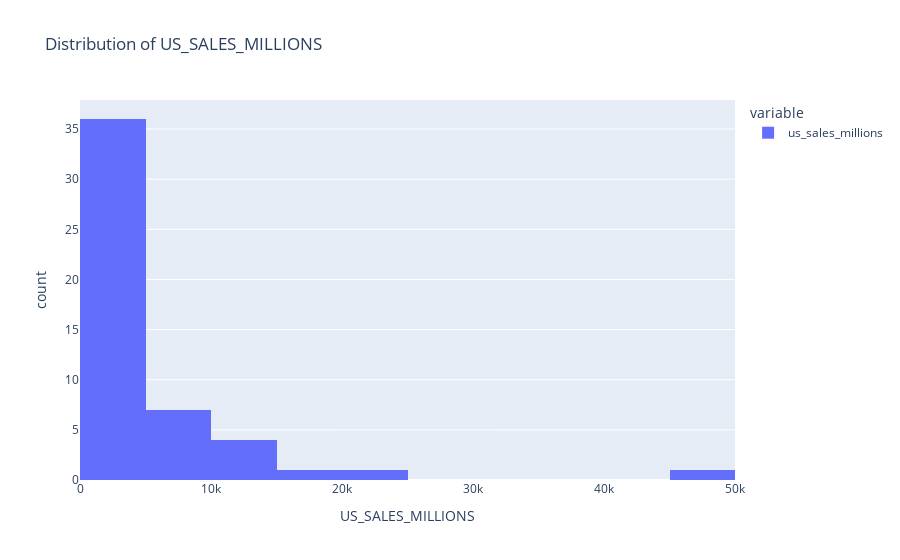
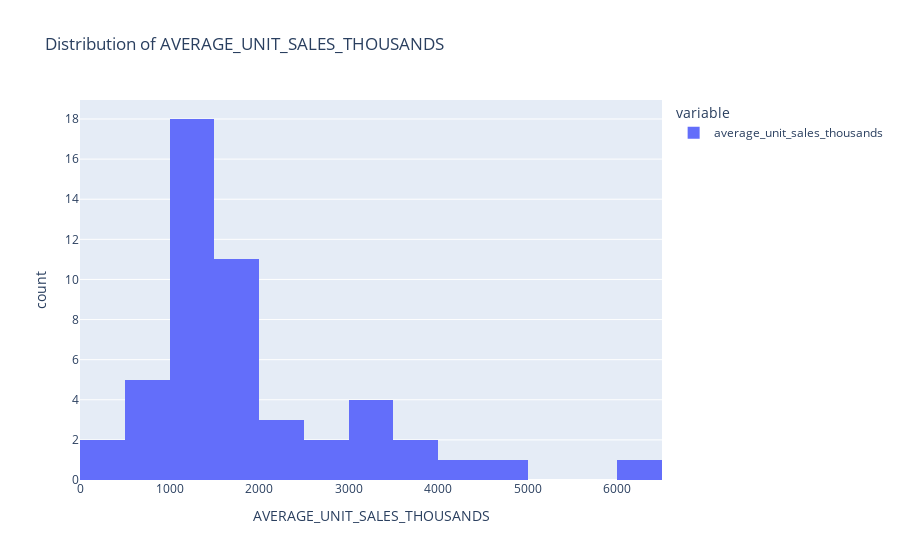
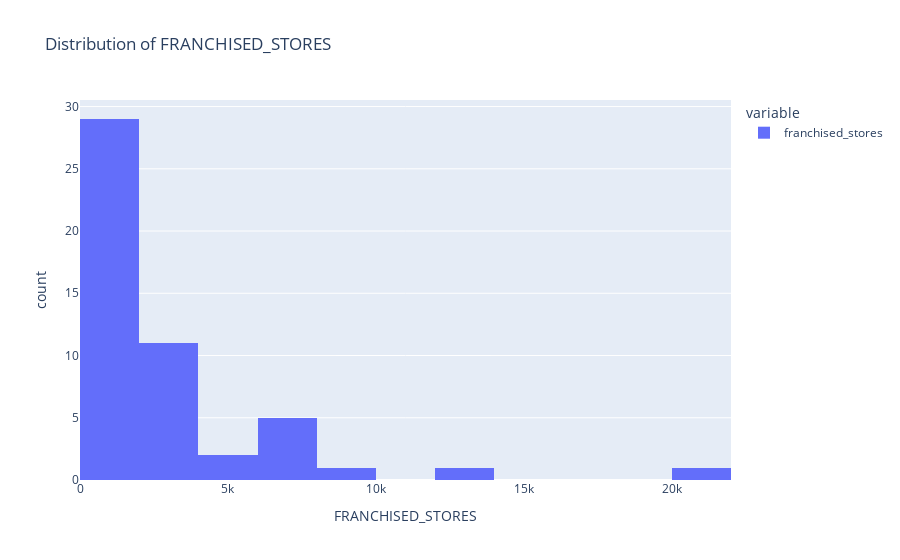
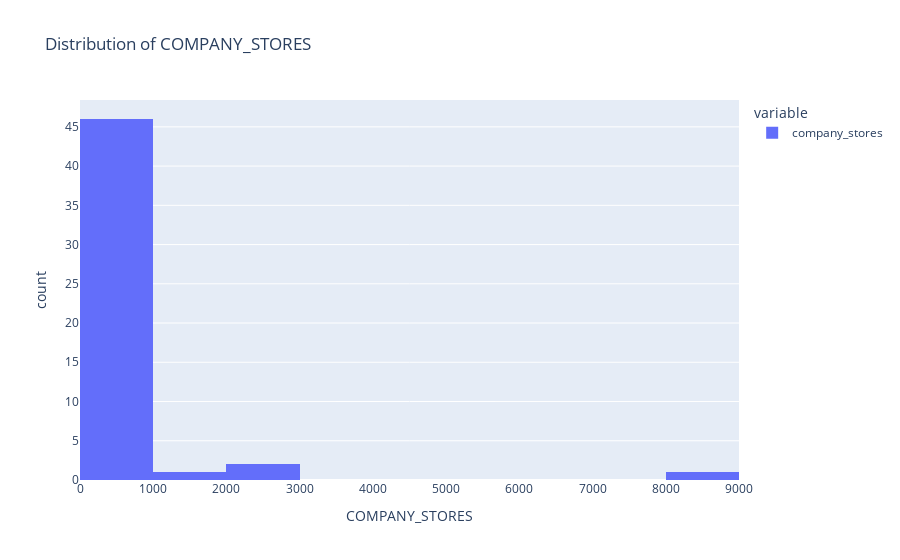

Source (notebook cell) for these figures, in order:
### Code cell
columns = ['us_sales_millions', 'average_unit_sales_thousands',
       'franchised_stores', 'company_stores', '2021_total_units',
       'change_in_units_from_2020', 'share_of_sales', 'company_store_ratio',
       'units_percent_change']
for column in columns:
    px.histogram(df[column], title='Distribution of ' + str.upper(column), labels={'value': str.upper(column)}).show()

### Figure 1 — Plotly figure (JSON) as saved in the notebook; plotly's stock layout.template omitted (floating-point values rounded to 4 significant figures)
{"data": [{"alignmentgroup": "True", "bingroup": "x", "hovertemplate": "variable=us_sales_millions<br>US_SALES_MILLIONS=%{x}<br>count=%{y}<extra></extra>", "legendgroup": "us_sales_millions", "marker": {"color": "#636efa", "pattern": {"shape": ""}}, "name": "us_sales_millions", "offsetgroup": "us_sales_millions", "orientation": "v", "showlegend": true, "type": "histogram", "x": [4462, 686, 1485, 10033, 1560, 931, 16700, 7547, 776, 2489, 4494, 931, 8641, 10416, 973, 1044, 2093, 759, 2100, 1175, 4077, 2203, 2301, 5100, 996, 4185, 899, 869, 45960, 661, 4452, 5650, 3486, 809, 5500, 4775, 835, 2377, 777, 5835, 24300, 9350, 12600, 687, 948, 11111, 3089, 615, 2278, 2233], "xaxis": "x", "yaxis": "y"}], "layout": {"barmode": "relative", "legend": {"title": {"text": "variable"}, "tracegroupgap": 0}, "title": {"text": "Distribution of US_SALES_MILLIONS"}, "xaxis": {"anchor": "y", "domain": [0, 1], "title": {"text": "US_SALES_MILLIONS"}}, "yaxis": {"anchor": "x", "domain": [0, 1], "title": {"text": "count"}}}}

### Figure 2 — Plotly figure (JSON) as saved in the notebook; plotly's stock layout.template omitted (floating-point values rounded to 4 significant figures)
{"data": [{"alignmentgroup": "True", "bingroup": "x", "hovertemplate": "variable=average_unit_sales_thousands<br>AVERAGE_UNIT_SALES_THOUSANDS=%{x}<br>count=%{y}<extra></extra>", "legendgroup": "average_unit_sales_thousands", "marker": {"color": "#636efa", "pattern": {"shape": ""}}, "name": "average_unit_sales_thousands", "offsetgroup": "average_unit_sales_thousands", "orientation": "v", "showlegend": true, "type": "histogram", "x": [1309, 296, 1924, 1470, 1400, 1145, 6100, 2641, 870, 3099, 1036, 1551, 1317, 1127, 2000, 909, 3172, 1842, 1117, 3200, 1843, 1145, 866, 1408, 4000, 1000, 934, 1866, 3420, 1073, 2173, 2700, 1147, 643, 1022, 1867, 1006, 4893, 3679, 1643, 1200, 438, 1823, 1200, 1009, 1895, 3640, 1749, 1592, 2484], "xaxis": "x", "yaxis": "y"}], "layout": {"barmode": "relative", "legend": {"title": {"text": "variable"}, "tracegroupgap": 0}, "title": {"text": "Distribution of AVERAGE_UNIT_SALES_THOUSANDS"}, "xaxis": {"anchor": "y", "domain": [0, 1], "title": {"text": "AVERAGE_UNIT_SALES_THOUSANDS"}}, "yaxis": {"anchor": "x", "domain": [0, 1], "title": {"text": "count"}}}}

### Figure 3 — Plotly figure (JSON) as saved in the notebook; plotly's stock layout.template omitted (floating-point values rounded to 4 significant figures)
{"data": [{"alignmentgroup": "True", "bingroup": "x", "hovertemplate": "variable=franchised_stores<br>FRANCHISED_STORES=%{x}<br>count=%{y}<extra></extra>", "legendgroup": "franchised_stores", "marker": {"color": "#636efa", "pattern": {"shape": ""}}, "name": "franchised_stores", "offsetgroup": "franchised_stores", "orientation": "v", "showlegend": true, "type": "histogram", "x": [2293, 2317, 496, 7054, 1011, 568, 2650, 0, 731, 831, 4337, 306, 6185, 9244, 292, 1101, 911, 391, 1536, 0, 2055, 2087, 2616, 3906, 51, 3601, 957, 472, 12775, 658, 147, 1130, 2564, 1213, 6526, 2716, 406, 23, 25, 3232, 6497, 21147, 6540, 637, 1038, 5535, 131, 0, 1498, 761], "xaxis": "x", "yaxis": "y"}], "layout": {"barmode": "relative", "legend": {"title": {"text": "variable"}, "tracegroupgap": 0}, "title": {"text": "Distribution of FRANCHISED_STORES"}, "xaxis": {"anchor": "y", "domain": [0, 1], "title": {"text": "FRANCHISED_STORES"}}, "yaxis": {"anchor": "x", "domain": [0, 1], "title": {"text": "count"}}}}

### Figure 4 — Plotly figure (JSON) as saved in the notebook; plotly's stock layout.template omitted (floating-point values rounded to 4 significant figures)
{"data": [{"alignmentgroup": "True", "bingroup": "x", "hovertemplate": "variable=company_stores<br>COMPANY_STORES=%{x}<br>count=%{y}<extra></extra>", "legendgroup": "company_stores", "marker": {"color": "#636efa", "pattern": {"shape": ""}}, "name": "company_stores", "offsetgroup": "company_stores", "orientation": "v", "showlegend": true, "type": "histogram", "x": [1116, 0, 277, 51, 47, 266, 82, 2966, 161, 6, 2, 294, 375, 0, 189, 39, 479, 29, 198, 370, 163, 13, 41, 47, 307, 580, 45, 33, 663, 1, 2187, 950, 600, 27, 22, 41, 333, 544, 218, 320, 8953, 0, 462, 0, 1, 403, 742, 349, 36, 147], "xaxis": "x", "yaxis": "y"}], "layout": {"barmode": "relative", "legend": {"title": {"text": "variable"}, "tracegroupgap": 0}, "title": {"text": "Distribution of COMPANY_STORES"}, "xaxis": {"anchor": "y", "domain": [0, 1], "title": {"text": "COMPANY_STORES"}}, "yaxis": {"anchor": "x", "domain": [0, 1], "title": {"text": "count"}}}}
